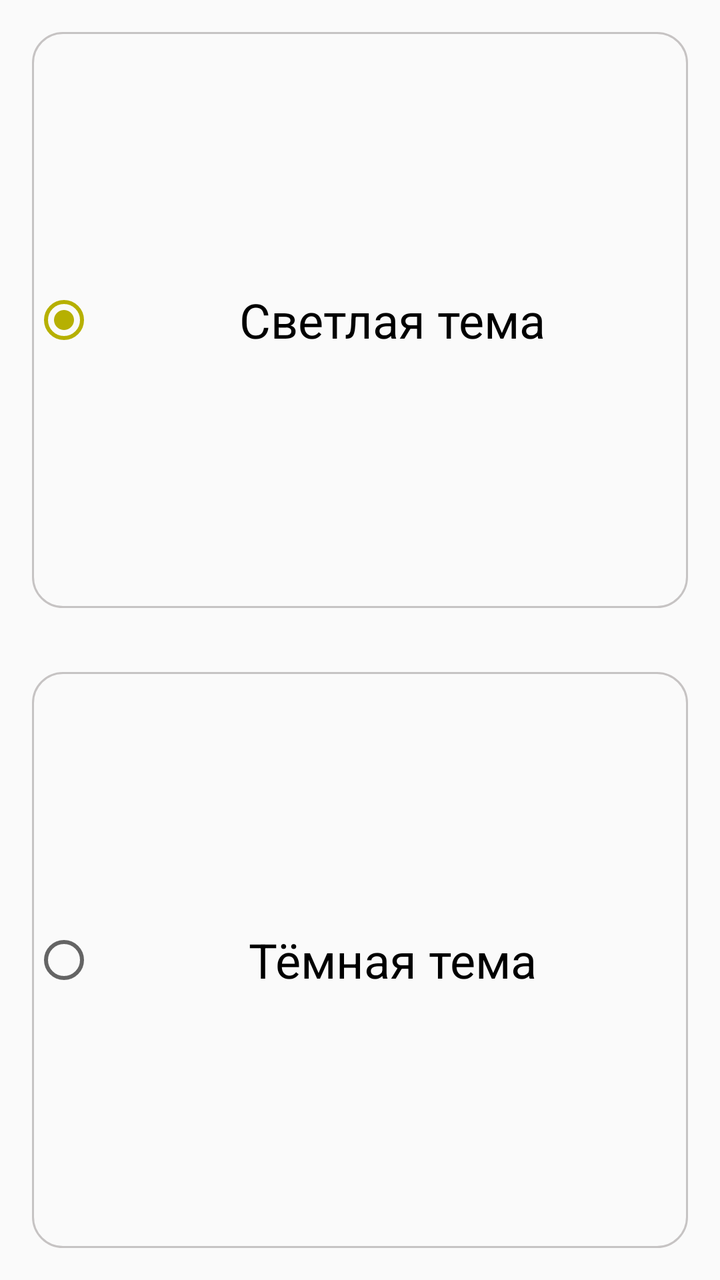
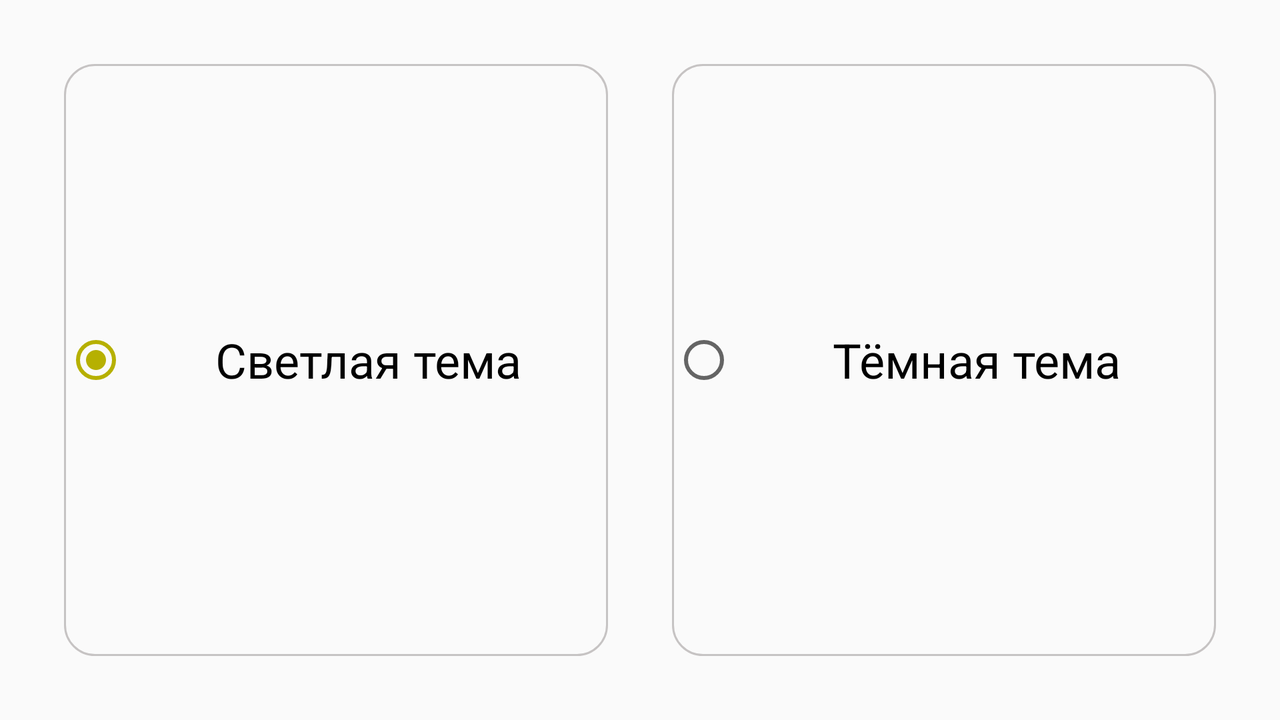

One screen, two layout resources from the same app: the default and the repository's alternative for another configuration. Each is rendered where Android would select it; the XML of both is given below.
<!-- AndroidManifest.xml: application theme AppTheme.NoActionBar -->
<!-- res/layout/page_set_theme.xml -->
<?xml version="1.0" encoding="utf-8"?>
<android.support.constraint.ConstraintLayout xmlns:android="http://schemas.android.com/apk/res/android"
    xmlns:app="http://schemas.android.com/apk/res-auto"
    android:layout_width="match_parent"
    android:layout_height="match_parent">


    <RadioGroup xmlns:android="http://schemas.android.com/apk/res/android"
        android:layout_width="match_parent"
        android:layout_height="match_parent"
        android:orientation="vertical"
        app:layout_constraintBottom_toTopOf="parent"
        app:layout_constraintLeft_toLeftOf="parent"
        app:layout_constraintRight_toRightOf="parent"
        app:layout_constraintTop_toTopOf="parent">

        <RadioButton
            android:id="@+id/radio_white"
            android:layout_width="match_parent"
            android:layout_height="wrap_content"
            android:layout_margin="@dimen/margin"
            android:layout_weight="0.5"
            android:background="@drawable/rectangle"
            android:checked="true"
            android:gravity="center"
            android:onClick="onRadioButtonClickedWhite"
            android:padding="@dimen/padding"
            android:text="@string/whiteTheme"
            android:textSize="@dimen/radioThemeSize" />

        <RadioButton
            android:id="@+id/radio_black"
            android:layout_width="match_parent"
            android:layout_height="wrap_content"
            android:layout_margin="@dimen/margin"
            android:layout_weight="0.5"
            android:background="@drawable/rectangle"
            android:gravity="center"
            android:onClick="onRadioButtonClickedBlack"
            android:padding="@dimen/padding"
            android:text="@string/blackTheme"
            android:textSize="@dimen/radioThemeSize" />
    </RadioGroup>
</android.support.constraint.ConstraintLayout>
<!-- resources referenced by this layout -->
<resources>
  <dimen name="margin">16dp</dimen>
  <dimen name="padding">16dp</dimen>
  <dimen name="radioThemeSize">24sp</dimen>
  <!-- drawable rectangle (drawable) -->
  <?xml version="1.0" encoding="utf-8"?>
  <shape xmlns:android="http://schemas.android.com/apk/res/android"
      android:shape="rectangle">
      <corners android:radius="15dp" />
      <stroke
          android:width="1dp"
          android:color="#c6c3c3" />
      <padding
          android:bottom="@dimen/padding"
          android:left="@dimen/padding"
          android:right="@dimen/padding"
          android:top="@dimen/padding" />
  </shape>
  <string name="blackTheme">Тёмная тема</string>
  <string name="whiteTheme">Светлая тема</string>
  <style name="AppTheme.NoActionBar">
          <item name="windowActionBar">false</item>
          <item name="windowNoTitle">true</item>
      </style>
</resources>
<!-- res/layout-land/page_set_theme.xml (the repository's variant of the layout above) -->
<!-- drawn on the phone turned sideways -->
<?xml version="1.0" encoding="utf-8"?>
<android.support.constraint.ConstraintLayout xmlns:android="http://schemas.android.com/apk/res/android"
    xmlns:app="http://schemas.android.com/apk/res-auto"
    android:layout_width="match_parent"
    android:layout_height="match_parent">


    <RadioGroup xmlns:android="http://schemas.android.com/apk/res/android"
        android:layout_width="match_parent"
        android:layout_height="match_parent"
        android:gravity="center"
        android:orientation="horizontal"
        android:padding="@dimen/padding"
        app:layout_constraintBottom_toTopOf="parent"
        app:layout_constraintLeft_toLeftOf="parent"
        app:layout_constraintRight_toRightOf="parent"
        app:layout_constraintTop_toTopOf="parent">

        <RadioButton
            android:id="@+id/radio_white"
            android:layout_width="0dp"
            android:layout_height="match_parent"
            android:layout_margin="@dimen/margin"
            android:layout_weight="0.5"
            android:background="@drawable/rectangle"
            android:checked="true"
            android:gravity="center"
            android:onClick="onRadioButtonClickedWhite"
            android:padding="@dimen/padding"
            android:text="@string/whiteTheme"
            android:textSize="@dimen/radioThemeSize" />

        <RadioButton
            android:id="@+id/radio_black"
            android:layout_width="0dp"
            android:layout_height="match_parent"
            android:layout_margin="@dimen/margin"
            android:layout_weight="0.5"
            android:background="@drawable/rectangle"
            android:gravity="center"
            android:onClick="onRadioButtonClickedBlack"
            android:padding="@dimen/padding"
            android:text="@string/blackTheme"
            android:textSize="@dimen/radioThemeSize" />
    </RadioGroup>
</android.support.constraint.ConstraintLayout>
